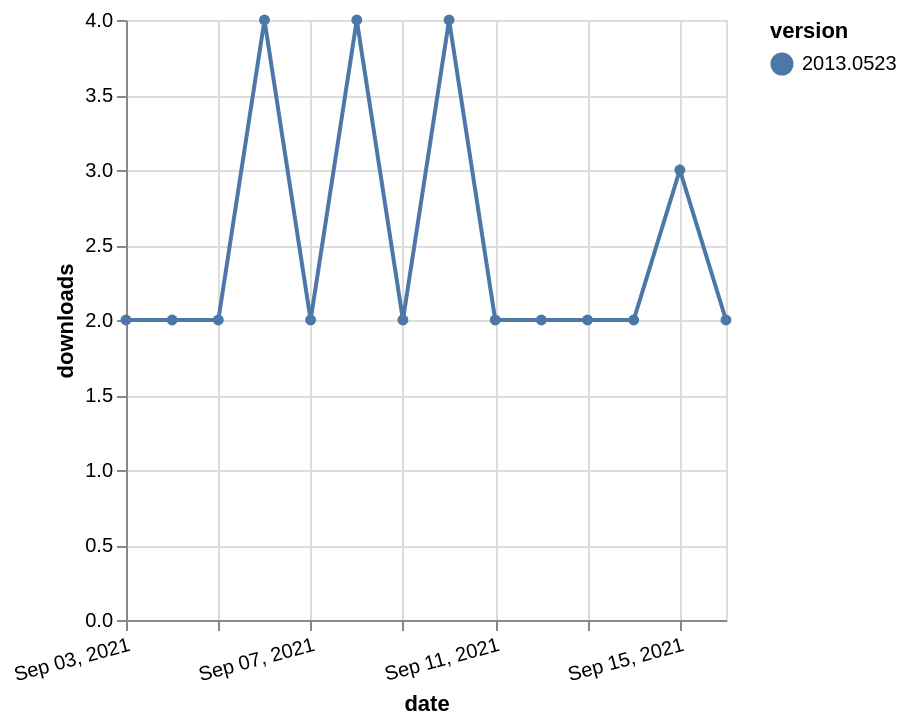

Write the Vega-Lite specification saved for this chart.
### Vega-Lite specification from a JSON file in a GitHub repository (floating-point values rounded to 4 significant figures)
{"$schema": "https://vega.github.io/schema/vega-lite/v5.json", "description": "A simple bar chart with embedded data.", "data": {"values": [{"date": "2021-09-03", "total": 4322, "delta": 2, "version": "2013.0523"}, {"date": "2021-09-04", "total": 4324, "delta": 2, "version": "2013.0523"}, {"date": "2021-09-05", "total": 4326, "delta": 2, "version": "2013.0523"}, {"date": "2021-09-06", "total": 4330, "delta": 4, "version": "2013.0523"}, {"date": "2021-09-07", "total": 4332, "delta": 2, "version": "2013.0523"}, {"date": "2021-09-08", "total": 4336, "delta": 4, "version": "2013.0523"}, {"date": "2021-09-09", "total": 4338, "delta": 2, "version": "2013.0523"}, {"date": "2021-09-10", "total": 4342, "delta": 4, "version": "2013.0523"}, {"date": "2021-09-11", "total": 4344, "delta": 2, "version": "2013.0523"}, {"date": "2021-09-12", "total": 4346, "delta": 2, "version": "2013.0523"}, {"date": "2021-09-13", "total": 4348, "delta": 2, "version": "2013.0523"}, {"date": "2021-09-14", "total": 4350, "delta": 2, "version": "2013.0523"}, {"date": "2021-09-15", "total": 4353, "delta": 3, "version": "2013.0523"}, {"date": "2021-09-16", "total": 4355, "delta": 2, "version": "2013.0523"}]}, "width": "container", "mark": {"type": "line", "point": {"filled": true}}, "encoding": {"x": {"field": "date", "type": "temporal", "timeUnit": "yearmonthdate", "title": "date", "axis": {"labelAngle": -15}}, "y": {"field": "delta", "type": "quantitative", "title": "downloads"}, "color": {"field": "version", "type": "nominal"}, "tooltip": {"field": "delta"}}}
